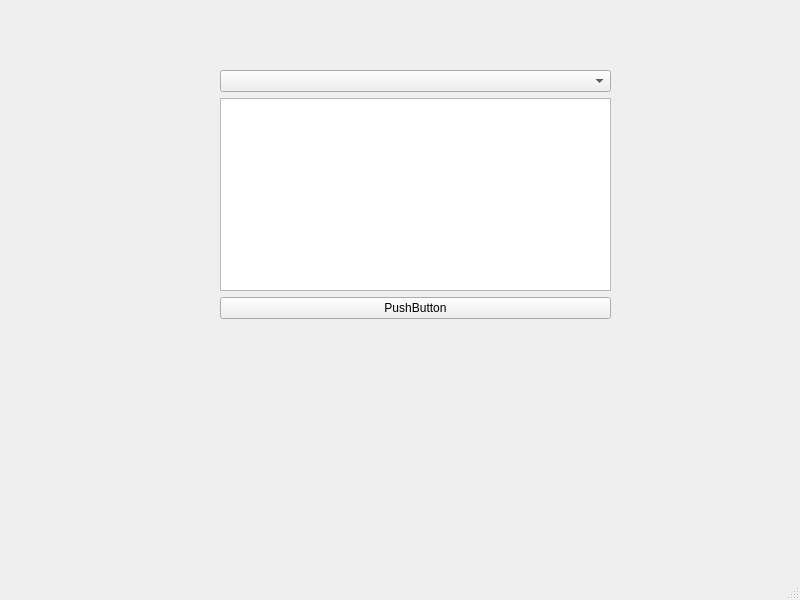
<?xml version="1.0" encoding="UTF-8"?>
<ui version="4.0">
 <class>MainWindow</class>
 <widget class="QMainWindow" name="MainWindow">
  <property name="geometry">
   <rect>
    <x>0</x>
    <y>0</y>
    <width>800</width>
    <height>600</height>
   </rect>
  </property>
  <property name="windowTitle">
   <string>MainWindow</string>
  </property>
  <widget class="QWidget" name="centralwidget">
   <widget class="QWidget" name="">
    <property name="geometry">
     <rect>
      <x>220</x>
      <y>70</y>
      <width>391</width>
      <height>249</height>
     </rect>
    </property>
    <layout class="QVBoxLayout" name="verticalLayout">
     <item>
      <widget class="QComboBox" name="comboBox"/>
     </item>
     <item>
      <widget class="QListWidget" name="listWidget"/>
     </item>
     <item>
      <widget class="QPushButton" name="pushButton">
       <property name="text">
        <string>PushButton</string>
       </property>
      </widget>
     </item>
    </layout>
   </widget>
  </widget>
  <widget class="QMenuBar" name="menubar">
   <property name="geometry">
    <rect>
     <x>0</x>
     <y>0</y>
     <width>800</width>
     <height>21</height>
    </rect>
   </property>
  </widget>
  <widget class="QStatusBar" name="statusbar"/>
 </widget>
 <resources/>
 <connections/>
</ui>
